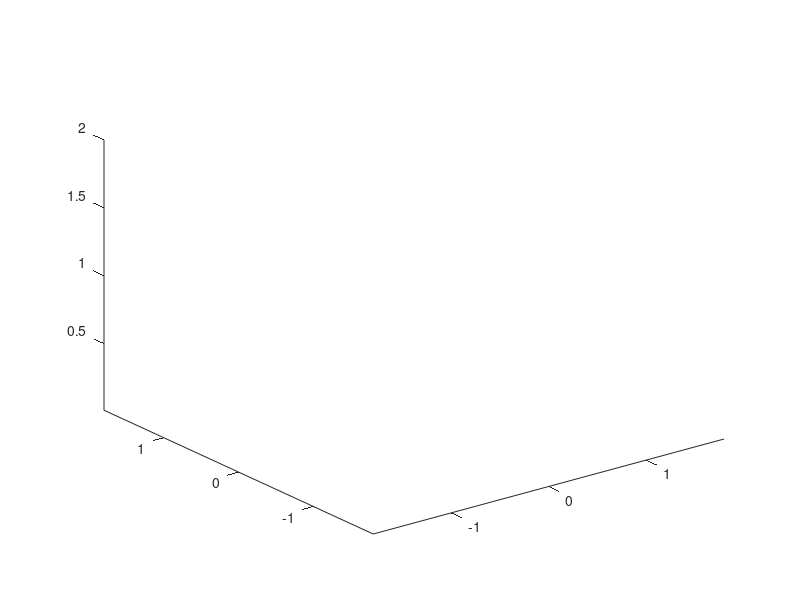

The MATLAB script that drew this image: (Note: this script raises an error after producing the figure.)
%% Assignment 2
% Daniel McMahon
% Jennifer Wilson

clear;
clf;
clc;
close all;
set(0,'DefaultFigureWindowStyle','docked')
view(3)


%% Setup environment
clf;
clc;
view(3)
hold on

axis([-1.8, 1.8, -1.8, 1.8, 0.01, 2]);

floor = imread ('grass.jpg'); % Floor Image
wall = imread ('sky.PNG'); % wall Image

surf([-1.8,-1.8;1.8,1.8],[-1.8,1.8;-1.8,1.8],[0.01,0.01;0.01,0.01] ,'CData',floor ,'FaceColor','texturemap'); %Floor
surf([-1.8, 1.8; -1.8, 1.8], [1.8, 1.8; 1.8, 1.8], [1.8, 1.8; 0, 0] ,'CData',wall ,'FaceColor','texturemap'); % Back wall (y = 1.8)

% Trees
tree = 'treeNormal.ply';
ObjectClass.PlaceObjects2(tree, [-1.15,1.25,0.01], 'Scale', [0.5, 0.5, 0.6], 'Rotate', [0, 0, 0]);
ObjectClass.PlaceObjects2(tree, [1.15,1.25,0.01], 'Scale', [0.5, 0.5, 0.6], 'Rotate', [0, 0, 0]);

% Boxes
appleCrate = 'apple_crate.ply';
orangeCrate = 'orange_crate.ply';
ObjectClass.PlaceObjects2(orangeCrate, [0,0.5,0.01], 'Scale', [1,1,1], 'Rotate', [0, 0, 0]); % TEMP storage create
ObjectClass.PlaceObjects2(appleCrate, [-0.45,-0.5,0.01], 'Scale', [1,1,1], 'Rotate', [0, 0, pi/2]); 
ObjectClass.PlaceObjects2(appleCrate, [0.45,-0.5,0.01], 'Scale', [1,1,1], 'Rotate', [0, 0, pi/2]);

% Cows

%% Safety Features

% Guard rails to secure the zone from external hazards
barrier = 'barrier.ply';
ObjectClass.PlaceObjects2(barrier, [1.2,-1.25,0], 'Scale', [1, 1, 0.5], 'Rotate', [0, 0, 0]);
ObjectClass.PlaceObjects2(barrier, [-0.3,-1.25,0], 'Scale', [1, 1, 0.5], 'Rotate', [0, 0, 0]);
ObjectClass.PlaceObjects2(barrier, [-1.8,-1.25,0], 'Scale', [1, 1, 0.5], 'Rotate', [0, 0, 0]);

% warning signs
sign1 = imread('sign1.png'); % robot sign
sign2 = imread('sign2.png'); % PPE sign

surf([0.7, 1.7; 0.7, 1.7], [-1.26, -1.26; -1.26, -1.26], [0.5, 0.5; 0.1, 0.1], 'CData', sign1, 'FaceColor', 'texturemap'); % Robot sign protection
surf([-0.75, 0.25; -0.75, 0.25], [-1.26, -1.26; -1.26, -1.26], [0.5, 0.5; 0.1, 0.1], 'CData', sign2, 'FaceColor', 'texturemap'); % PPE sign protection

%% Grow Fruits

orange = 'orange.ply';
ObjectClass.PlaceObjects2(orange, [1,0.7,0.6], 'Scale', [1.5, 1.5, 1.5], 'Rotate', [0, 0, 0]);
ObjectClass.PlaceObjects2(orange, [0.1,0.4,0.05], 'Scale', [1.5, 1.5, 1.5], 'Rotate', [0, 0, 0]);
%% Place Robots

UR3Location = transl(0,0,0.01) * trotz(pi/2);
UR3 = LinearUR3e(UR3Location);

PandaLocation = transl(0,1,0.01) * trotz(pi/2);
Panda = Panda(PandaLocation);

%% Fruit Sorting
